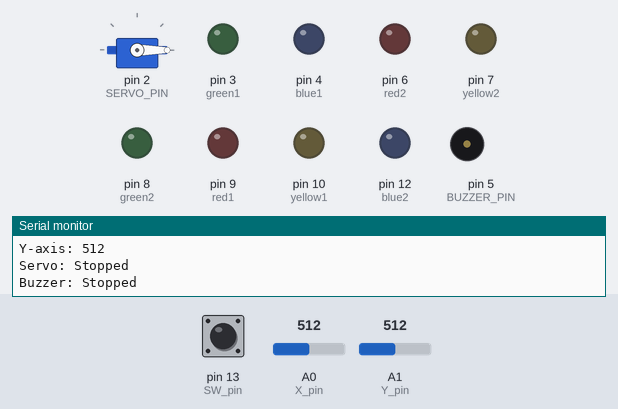
The sketch below on a simulated Arduino Uno, built with avr-gcc and run on an emulated ATmega328P. Parts: servo, output pins drawn as LEDs (lit = HIGH), buzzer (waves = sounding), the last lines printed to the serial monitor. The inputs (shaded band) are chosen by the test bench; at power-on: pin 13 (SW_pin) HIGH, A0 (X_pin) = 512, A1 (Y_pin) = 512.

Above: at 1.2 s.
1.3 s: pin 13 (SW_pin) pulled LOW for 0.15 s
At 1.6 s:
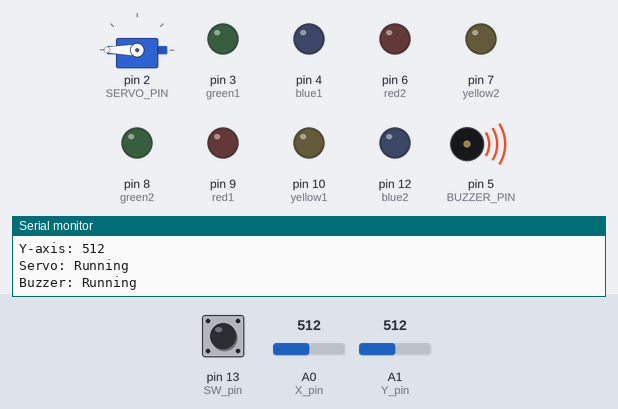
4.3 s: A0 (X_pin) set to 212
7.3 s: A0 (X_pin) set to 188
At 9.12 s:
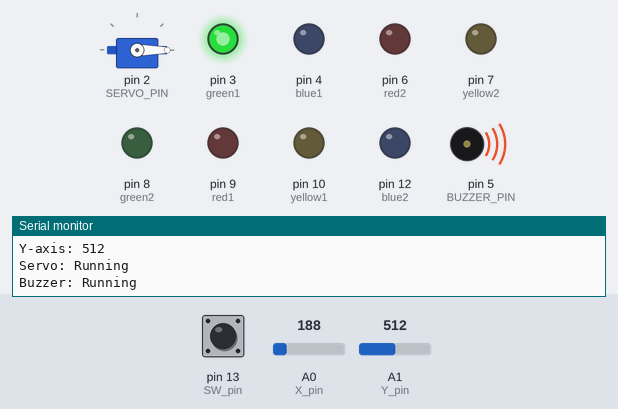
10.3 s: A1 (Y_pin) set to 323
13.3 s: A1 (Y_pin) set to 296
At 13.9 s:
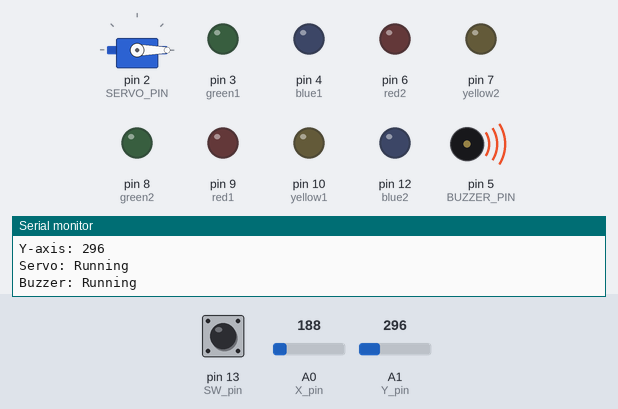
16.3 s: pin 13 (SW_pin) pulled LOW for 1 s
At 17.8 s:
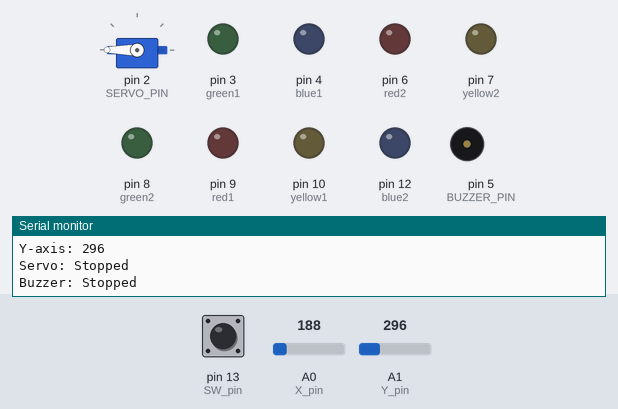
Timing chart, 0 to 19.3 s (numbered marks = the images above; inputs shaded):
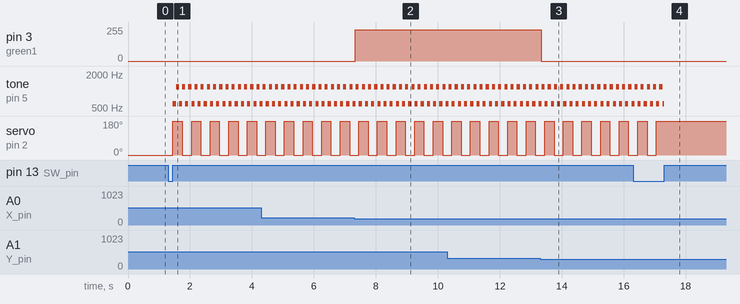

The sketch:

Overstimulation.ino
```cpp
#include <Servo.h>

//Pin declarations for roundabout LEDs
const int red1 = 9;
const int yellow1 = 10;
const int green1 = 3;
const int blue1 = 4;
const int red2 = 6;
const int yellow2 = 7;
const int green2 = 8;
const int blue2 = 12;

// Arduino pin numbers
const int SW_pin = 13; // digital pin connected to switch output
const int X_pin = A0; // analog pin connected to X output
const int Y_pin = A1; // analog pin connected to Y output
const int SERVO_PIN = 2; // servo motor pin
const int BUZZER_PIN = 5; // passive buzzer pin (changed from 0 to avoid conflict)

// Servo variables
Servo myServo;
bool servoRunning = false;
int servoPos = 0;
bool lastButtonState = HIGH;
bool buttonPressed = false;

// Buzzer variables
bool buzzerRunning = false;
unsigned long previousBuzzerMillis = 0;
const long buzzerInterval = 100; // Oscillate every 100ms
int currentFreq = 800; // Starting frequency
bool freqToggle = false;

// Timing variables for asynchronous operation
unsigned long previousSerialMillis = 0;
unsigned long previousServoMillis = 0;
const long serialInterval = 500; // Print serial info every 500ms
const long servoInterval = 300; // Sharp swerve every 300ms

// Joystick threshold values
const int CENTER = 512;
const int THRESHOLD = 200; // Range around center/edges for detection

void ledActivate(int x, int y){
  // Turn off all LEDs first
  digitalWrite(red1, LOW);
  digitalWrite(red2, LOW);
  digitalWrite(green1, LOW);
  digitalWrite(green2, LOW);
  digitalWrite(yellow1, LOW);
  digitalWrite(yellow2, LOW);
  digitalWrite(blue1, LOW);
  digitalWrite(blue2, LOW);

  // Define ranges for detection
  bool isLeft = (x < THRESHOLD);
  bool isRight = (x > (1023 - THRESHOLD));
  bool isCenterX = (x >= (CENTER - THRESHOLD) && x <= (CENTER + THRESHOLD));

  bool isDown = (y < THRESHOLD);
  bool isUp = (y > (1023 - THRESHOLD));
  bool isCenterY = (y >= (CENTER - THRESHOLD) && y <= (CENTER + THRESHOLD));

  // Cardinal directions (center X or Y)
  if (isLeft && isCenterY){
    digitalWrite(green1, HIGH);
  }
  else if (isRight && isCenterY){
    digitalWrite(green2, HIGH);
  }
  else if (isCenterX && isDown){
    digitalWrite(red2, HIGH);
  }
  else if (isCenterX && isUp){
    digitalWrite(red1, HIGH);
  }
  // Diagonal directions
  else if (isLeft && isDown){
    digitalWrite(blue1, HIGH);
  }
  else if (isRight && isUp){
    digitalWrite(blue2, HIGH);
  }
  else if (isLeft && isUp){
    digitalWrite(yellow1, HIGH);
  }
  else if (isRight && isDown){
    digitalWrite(yellow2, HIGH);
  }
}

void updateServo(){
  if (servoRunning){
    unsigned long currentMillis = millis();
    if (currentMillis - previousServoMillis >= servoInterval){
      previousServoMillis = currentMillis;

      // Sharp swerve left to right
      if (servoPos == 0){
        servoPos = 180; // Jump to right
        myServo.write(servoPos);
      } else {
        servoPos = 0; // Jump to left
        myServo.write(servoPos);
      }
    }
  }
}

void updateBuzzer(){
  if (buzzerRunning){
    unsigned long currentMillis = millis();
    if (currentMillis - previousBuzzerMillis >= buzzerInterval){
      previousBuzzerMillis = currentMillis;

      // Sharp oscillating tone - alternate between two frequencies
      if (freqToggle){
        currentFreq = 1200; // High pitch
      } else {
        currentFreq = 600; // Low pitch
      }
      freqToggle = !freqToggle;

      tone(BUZZER_PIN, currentFreq);
    }
  } else {
    noTone(BUZZER_PIN); // Stop the buzzer
  }
}

void handleButtonPress(int swState){
  // Detect button press (active LOW with pullup)
  if (swState == LOW && lastButtonState == HIGH){
    // Button just pressed
    buttonPressed = true;
  }

  if (swState == HIGH && lastButtonState == LOW && buttonPressed){
    // Button just released - toggle servo and buzzer
    servoRunning = !servoRunning;
    buzzerRunning = !buzzerRunning;
    buttonPressed = false;

    Serial.print("Servo & Buzzer ");
    Serial.println(servoRunning ? "STARTED" : "STOPPED");
  }

  lastButtonState = swState;
}

void readInfo(int swState, int xVal, int yVal){
  Serial.print("Switch:  ");
  Serial.print(swState);
  Serial.print("\n");
  Serial.print("X-axis: ");
  Serial.print(xVal);
  Serial.print("\n");
  Serial.print("Y-axis: ");
  Serial.println(yVal);
  Serial.print("Servo: ");
  Serial.println(servoRunning ? "Running" : "Stopped");
  Serial.print("Buzzer: ");
  Serial.println(buzzerRunning ? "Running" : "Stopped");
  Serial.print("\n\n");
}

void setup() {
  pinMode(SW_pin, INPUT);
  digitalWrite(SW_pin, HIGH);
  Serial.begin(9600);

  //Output declaration of the LEDs
  pinMode(red1, OUTPUT);
  pinMode(red2, OUTPUT);
  pinMode(green1, OUTPUT);
  pinMode(green2, OUTPUT);
  pinMode(yellow1, OUTPUT);
  pinMode(yellow2, OUTPUT);
  pinMode(blue1, OUTPUT);
  pinMode(blue2, OUTPUT);

  // Initialize buzzer
  pinMode(BUZZER_PIN, OUTPUT);

  // Initialize servo
  myServo.attach(SERVO_PIN);
  myServo.write(0); // Start at 0 degrees
}

void loop() {
  // Read joystick values
  int xVal = analogRead(X_pin);
  int yVal = analogRead(Y_pin);
  int swState = digitalRead(SW_pin);

  // Update LEDs immediately (no delay)
  ledActivate(xVal, yVal);

  // Handle button press for servo and buzzer toggle
  handleButtonPress(swState);

  // Update servo position if running
  updateServo();

  // Update buzzer tone if running
  updateBuzzer();

  // Print serial info asynchronously using millis()
  unsigned long currentMillis = millis();
  if (currentMillis - previousSerialMillis >= serialInterval) {
    previousSerialMillis = currentMillis;
    readInfo(swState, xVal, yVal);
  }
}
```

Measured:
- the behaviour switches between 200 and 199 on A0 (X_pin) (found by bisection; images 1 and 2)
- the behaviour switches between 312 and 311 on A1 (Y_pin) (found by bisection; images 2 and 3)
- after the input at 1.3 s, tone on pin 5 (BUZZER_PIN): alternates 1200 Hz for 0.10 s and 600 Hz for 0.10 s, starting after 0.15 s; servo on pin 2 (SERVO_PIN): alternates 180° for 0.30 s and 0° for 0.30 s, starting after 0.15 s
- after the input at 7.3 s, pin 3 (green1): 0/255 → 234/255 at once
- after the input at 13.3 s, pin 3 (green1): 234/255 → 0/255 at once
- after the input at 16.3 s, servo on pin 2 (SERVO_PIN): goes on until 17.1 s, then stays 180°
